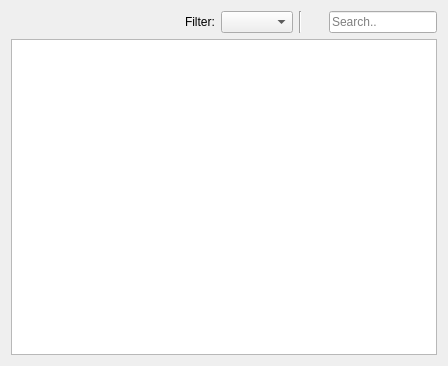
<?xml version="1.0" encoding="UTF-8"?>
<ui version="4.0">
 <class>SearchTab</class>
 <widget class="QWidget" name="SearchTab">
  <property name="geometry">
   <rect>
    <x>0</x>
    <y>0</y>
    <width>448</width>
    <height>366</height>
   </rect>
  </property>
  <property name="windowTitle">
   <string>Form</string>
  </property>
  <layout class="QVBoxLayout" name="verticalLayout">
   <item>
    <layout class="QHBoxLayout" name="horizontalLayout">
     <item>
      <spacer name="horizontalSpacer">
       <property name="orientation">
        <enum>Qt::Horizontal</enum>
       </property>
       <property name="sizeHint" stdset="0">
        <size>
         <width>40</width>
         <height>20</height>
        </size>
       </property>
      </spacer>
     </item>
     <item>
      <widget class="QLabel" name="label_filter">
       <property name="text">
        <string>Filter:</string>
       </property>
      </widget>
     </item>
     <item>
      <widget class="QComboBox" name="filterComboBox"/>
     </item>
     <item>
      <widget class="Line" name="line">
       <property name="orientation">
        <enum>Qt::Vertical</enum>
       </property>
      </widget>
     </item>
     <item>
      <widget class="QLabel" name="label">
       <property name="minimumSize">
        <size>
         <width>15</width>
         <height>15</height>
        </size>
       </property>
       <property name="maximumSize">
        <size>
         <width>15</width>
         <height>15</height>
        </size>
       </property>
       <property name="text">
        <string/>
       </property>
       <property name="pixmap">
        <pixmap resource="../../../icons/icons.qrc">:/search_icon</pixmap>
       </property>
       <property name="scaledContents">
        <bool>true</bool>
       </property>
      </widget>
     </item>
     <item>
      <widget class="QLineEdit" name="searchInput">
       <property name="sizePolicy">
        <sizepolicy hsizetype="Minimum" vsizetype="Fixed">
         <horstretch>0</horstretch>
         <verstretch>0</verstretch>
        </sizepolicy>
       </property>
       <property name="placeholderText">
        <string>Search..</string>
       </property>
       <property name="clearButtonEnabled">
        <bool>true</bool>
       </property>
      </widget>
     </item>
    </layout>
   </item>
   <item>
    <widget class="QTableView" name="dataView">
     <property name="contextMenuPolicy">
      <enum>Qt::CustomContextMenu</enum>
     </property>
     <property name="editTriggers">
      <set>QAbstractItemView::NoEditTriggers</set>
     </property>
     <property name="sortingEnabled">
      <bool>true</bool>
     </property>
     <attribute name="horizontalHeaderVisible">
      <bool>true</bool>
     </attribute>
     <attribute name="verticalHeaderVisible">
      <bool>false</bool>
     </attribute>
     <attribute name="verticalHeaderHighlightSections">
      <bool>false</bool>
     </attribute>
    </widget>
   </item>
  </layout>
 </widget>
 <resources>
  <include location="../../../icons/icons.qrc"/>
 </resources>
 <connections/>
</ui>
